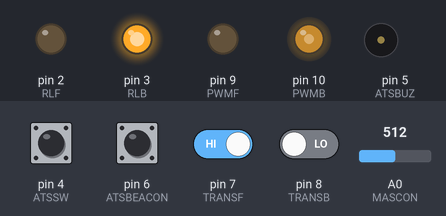
Bench run of a sketch on a simulated Arduino Uno, built with avr-gcc and run on an emulated ATmega328P. On the bench: output pins drawn as LEDs (lit = HIGH), buzzer (waves = sounding). The inputs (shaded band) are chosen by the test bench; at power-on: pin 4 (ATSSW), pin 6 (ATSBEACON), pin 7 (TRANSF) HIGH, pin 8 (TRANSB) LOW, A0 (MASCON) = 512.

Above: at 1.2 s.
1.3 s: A0 (MASCON) set to 716
At 1.7 s:
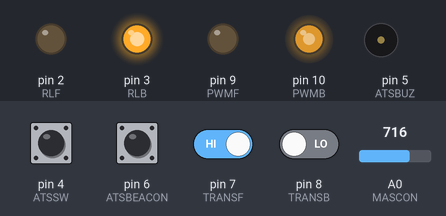
2.8 s: pin 6 (ATSBEACON) pulled LOW for 0.15 s
At 3.8 s:
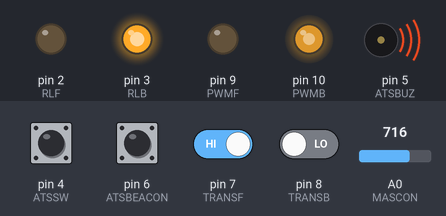
4.4 s: pin 7 (TRANSF) driven LOW
At 5.6 s:
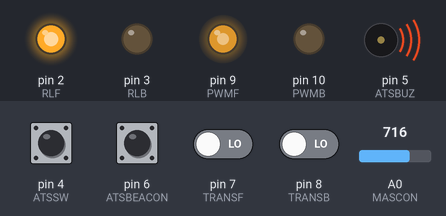
5.9 s: pin 4 (ATSSW) pulled LOW for 0.15 s
At 6.2 s:
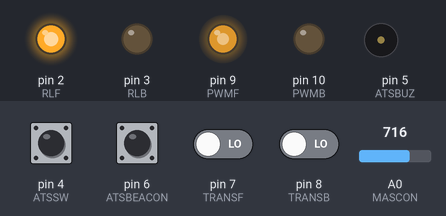
7.5 s: A0 (MASCON) set to 900
At 8.3 s:
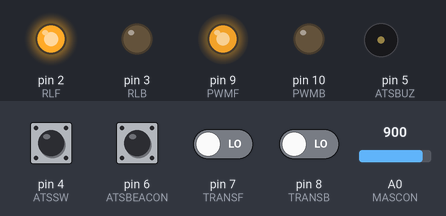
9.0 s: pin 6 (ATSBEACON) pulled LOW for 1 s
At 10.4 s:
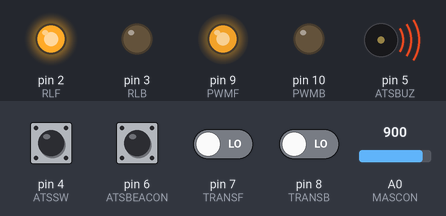
Timing chart, 0 to 12.0 s (numbered marks = the images above; inputs shaded):
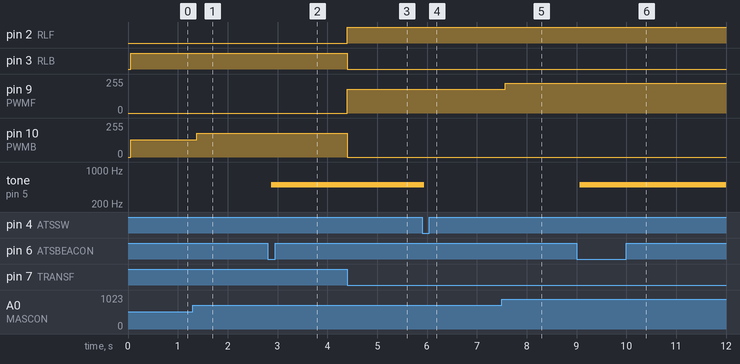

The sketch:

loco_prog.ino
```cpp
#define ATSSW 4
#define ATSBUZ 5
#define ATSBEACON 6
#define TRANSF 7
#define TRANSB 8
#define RLF 2
#define RLB 3
#define PWMF 9
#define PWMB 10
#define MASCON 0
#define REF 1

int ref,mascon,throttle;
boolean buzState;
boolean atsState;

void setup()
{
  pinMode(ATSSW,INPUT_PULLUP);
  pinMode(ATSBUZ,OUTPUT);
  pinMode(ATSBEACON,INPUT_PULLUP);
  pinMode(RLF,OUTPUT);
  pinMode(RLB,OUTPUT);
  pinMode(PWMF,OUTPUT);
  pinMode(PWMB,OUTPUT);
  pinMode(TRANSF,INPUT);
  pinMode(TRANSB,INPUT);

  analogWrite(PWMF,0);
  analogWrite(PWMB,0);
  digitalWrite(ATSBUZ,LOW);
  digitalWrite(RLF,LOW);
  digitalWrite(RLB,LOW);

  ref=1023;
  buzState=false;
  atsState=false;
}

void loop()
{
  mascon=analogRead(MASCON);
  delay(50);
  if(mascon<40)
    mascon=0;
  throttle=mascon/4;

  //if(throttle>255)
  //  throttle=255;

  if(digitalRead(TRANSF)==LOW){
    digitalWrite(RLF,HIGH);
    digitalWrite(RLB,LOW);
    analogWrite(PWMF,throttle);
    analogWrite(PWMB,0);
  }
  else if(digitalRead(TRANSB)==LOW){
    digitalWrite(RLB,HIGH);
    digitalWrite(RLF,LOW);
    analogWrite(PWMF,0);
    analogWrite(PWMB,throttle);
  }
  else {
    digitalWrite(RLF,LOW);
    digitalWrite(RLB,LOW);
    analogWrite(PWMF,0);
    analogWrite(PWMB,0);
  }

  if(digitalRead(ATSBEACON)==LOW)
    atsState=true;

  if(digitalRead(ATSSW)!=LOW){
    delay(20);
    if(digitalRead(ATSSW)!=LOW){
      if(atsState){
        buzState=true;
        soundBuzzer(ATSBUZ,buzState);
      }
    }
  }else{
    atsState=false;
    soundBuzzer(ATSBUZ,false);
  }
}

void soundBuzzer(int pin,byte state)
{
  if(state)
    tone(pin,500);
  else
    noTone(pin);
}
```

Measured:
- after the input at 1.3 s, pin 10 (PWMB): 128/255 → 179/255 after 0.08 s
- after the input at 2.8 s, tone on pin 5 (ATSBUZ): silent → 500 Hz after 0.08 s
- after the input at 4.4 s, pin 2 (RLF): LOW → HIGH at once; pin 3 (RLB): HIGH → LOW at once; pin 9 (PWMF): 0/255 → 179/255 at once; pin 10 (PWMB): 179/255 → 0/255 at once
- after the input at 5.9 s, tone on pin 5 (ATSBUZ): 500 Hz → silent at once
- after the input at 7.5 s, pin 9 (PWMF): 179/255 → 225/255 after 0.07 s
- after the input at 9.0 s, tone on pin 5 (ATSBUZ): silent → 500 Hz after 0.06 s
